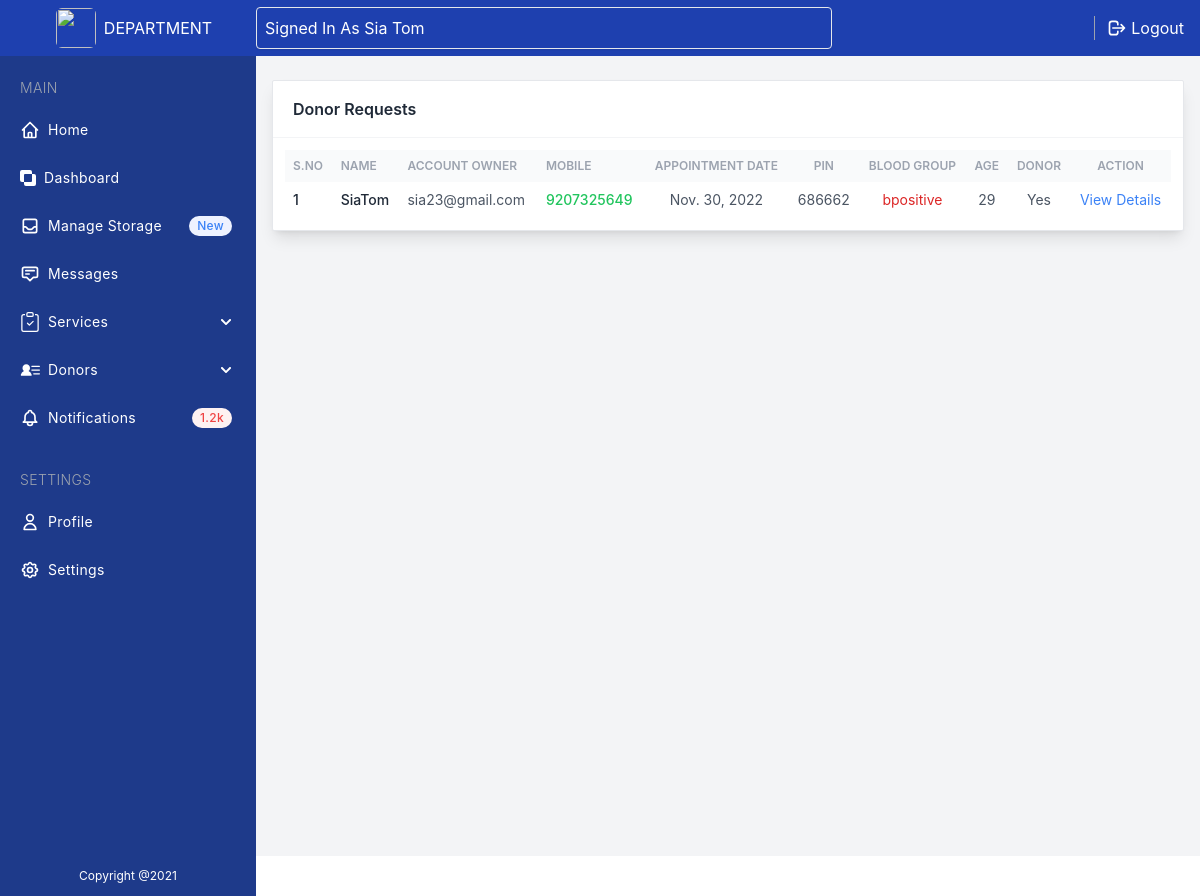
The page /donor_requests/ (signed in) on the database as committed earlier.
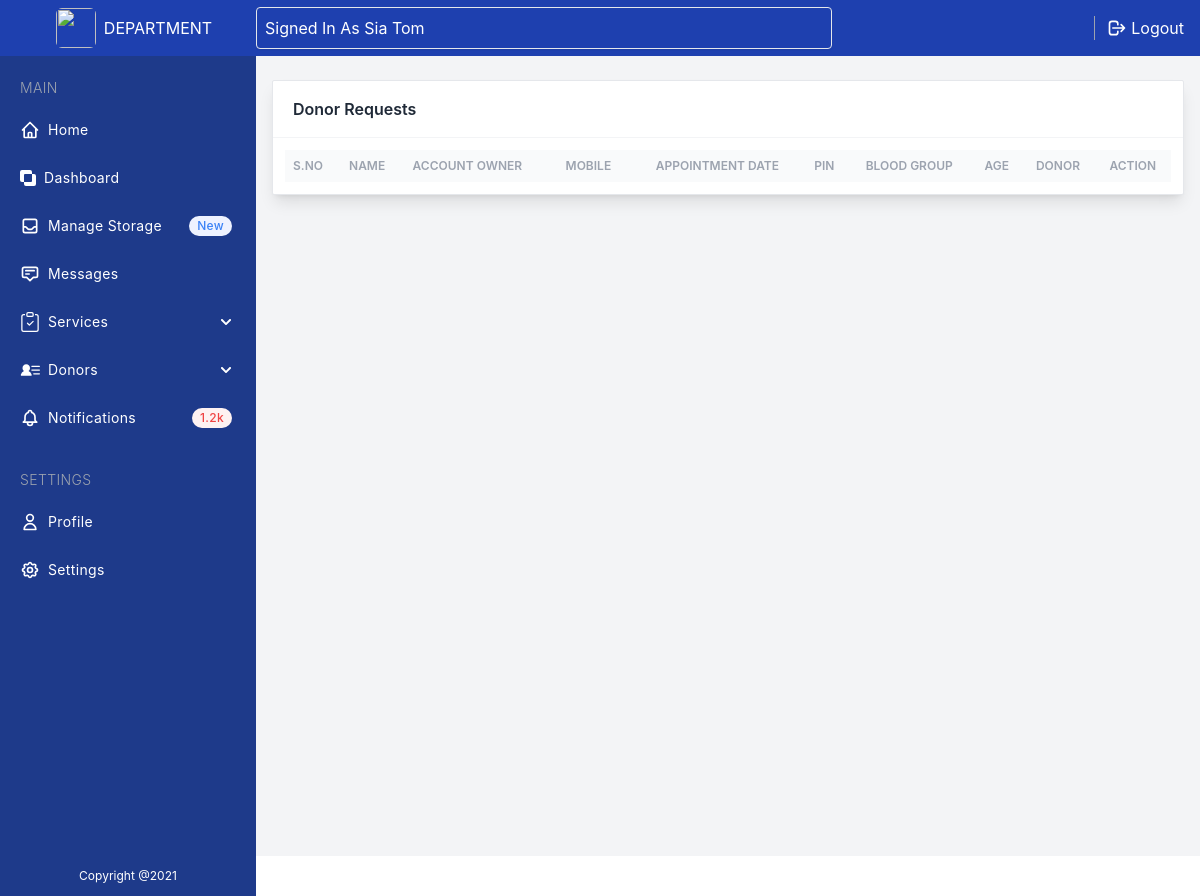
The same page on the database as committed later.
### user/models.py (models this page shows, shortened)
class DonorAppointment (models.Model):
    user = models.ForeignKey(Donor, on_delete=models.CASCADE)
    fname = models.CharField(max_length=50)
    lname = models.CharField(max_length=50)
    age = models.CharField(max_length=2)
    place = models.CharField(max_length=50)
    pin = models.CharField(max_length=6)
    mob = models.CharField(max_length=15, null=True)
    bloodgroup = models.CharField(max_length=10)
    appointmentdate = models.DateField( max_length=10)
    regulardonor = models.CharField(max_length=6)
    status = models.CharField(max_length=40, null=True)
    departmentremark = models.CharField(max_length=300, null=True)
    date = models.DateTimeField(auto_now_add=True)
    updationdate = models.DateField(null=True)

class Donor (models.Model):
    user = models.ForeignKey(User, on_delete=models.CASCADE)
    contact = models.CharField(max_length=15, null=True)
    place = models.CharField(max_length=50)
    userpin = models.CharField(max_length=6)
    userpic = models.FileField(null=True)
    userbloodgroup = models.CharField(max_length=10)
    userdob = models.CharField(max_length=2)
    regdate = models.DateTimeField(auto_now_add=True)
    def __str__(self):
        return self.user.username

### department/views.py (the view)
# urls.py: path('donor_requests/', views.donor_requests, name='donor_requests'),
def donor_requests(request):
    if not request.user.is_authenticated:
        return redirect('dep_login')
    appointment = DonorAppointment.objects.filter(status="pending")
    return render(request, 'dep_donor_requests.html', locals())

### templates/dep_donor_requests.html (shortened to what the changed rows need)
{% extends 'dep_base.html' %}
{% block content %}
{% load static %}
<section class="antialiased bg-gray-100 text-gray-600 h-screen ml-14 mt-14 mb-10 md:ml-64 px-4">
<div class="flex flex-col w-full pt-6 h-full">
    <div class="w-full mx-auto bg-white shadow-lg rounded-sm border border-gray-200">
        <header class="px-5 py-4 border-b border-gray-100">
            <h2 class="font-semibold text-gray-800">Donor Requests</h2>
        </header>
        <div class="p-3">
            <div class="overflow-x-auto">
                <table class="table-auto w-full">
                    <thead class="text-xs font-semibold uppercase text-gray-400 bg-gray-50">
                        <tr>
                            <th class="p-2 whitespace-nowrap">
                                <div class="font-semibold text-left">S.No</div>
                            </th>
                            <th class="p-2 whitespace-nowrap">
                                <div class="font-semibold text-left">Name</div>
                            </th>
                            <th class="p-2 whitespace-nowrap">
                                <div class="font-semibold text-left">Account Owner</div>
                            </th>
                            <th class="p-2 whitespace-nowrap">
                                <div class="font-semibold text-left">Mobile</div>
                            </th>
                            <th class="p-2 whitespace-nowrap">
                                <div class="font-semibold text-center">Appointment Date</div>
                            </th>
                            <th class="p-2 whitespace-nowrap">
                                <div class="font-semibold text-center">Pin</div>
                            </th>
                            <th class="p-2 whitespace-nowrap">
                                <div class="font-semibold text-center">Blood Group</div>
                            </th>
                            <th class="p-2 whitespace-nowrap">
                                <div class="font-semibold text-center">Age</div>
                            </th>
                            <th class="p-2 whitespace-nowrap">
                                <div class="font-semibold text-center">Donor</div>
                            </th>
                            <th class="p-2 whitespace-nowrap">
                                <div class="font-semibold text-center">Action</div>
                            </th>
                        </tr>
                    </thead>
                    <tbody class="text-sm divide-y divide-gray-100">
                        {% for i in appointment %}
                        <tr>
                            <td class="p-2 whitespace-nowrap">
                                <div class="flex items-center">
                                    <div class="font-medium text-gray-800">{{forloop.counter}}</div>
                                </div>
                            </td>
                            <td class="p-2 whitespace-nowrap">
                                <div class="flex items-center">
                                    <div class="font-medium text-gray-800">{{ i.fname }}{{ i.lname }}</div>
                                </div>
                            </td>
                            <td class="p-2 whitespace-nowrap">
                                <div class="text-left">{{i.user}}</div>
                            </td>
                            <td class="p-2 whitespace-nowrap">
                                <div class="text-left font-medium text-green-500">{{i.mob}}</div>
                            </td>
                            <td class="p-2 whitespace-nowrap">
                                <div class="text-md text-center">{{i.appointmentdate}}</div>
                            </td>
                            <td class="p-2 whitespace-nowrap">
                                <div class="text-md text-center">{{i.pin}}</div>
                            </td>
                            <td class="p-2 whitespace-nowrap text-red-600">
                                <div class="text-md text-center">{{i.bloodgroup}}</div>
                            </td>
                            <td class="p-2 whitespace-nowrap">
                                <div class="text-md text-center">{{i.age}}</div>
                            </td>
                            <td class="p-2 whitespace-nowrap">
                                <div class="text-md text-center">{{i.regulardonor}}</div>
                            </td>
                            <td class="p-2 whitespace-nowrap">
                                <div class="text-md text-center"><a href="{% url 'donor_details' i.id %}" class="text-blue-500 hover:text-blue-700">View Details</a> </div>
                            </td>
                        </tr>
                        {% endfor %}
                    </tbody>
                </table>
            </div>
        </div>
    </div>
</div>
</section>
{% endblock %}

Rows that differ between the two databases and show on the page:
no longer on this page (row edited): DonorAppointment: fname "Sia", lname "Tom", user "sia23@gmail.com", mob "9207325649", appointmentdate "Nov. 30, 2022", pin "686662", bloodgroup "bpositive", age "29", regulardonor "Yes"
